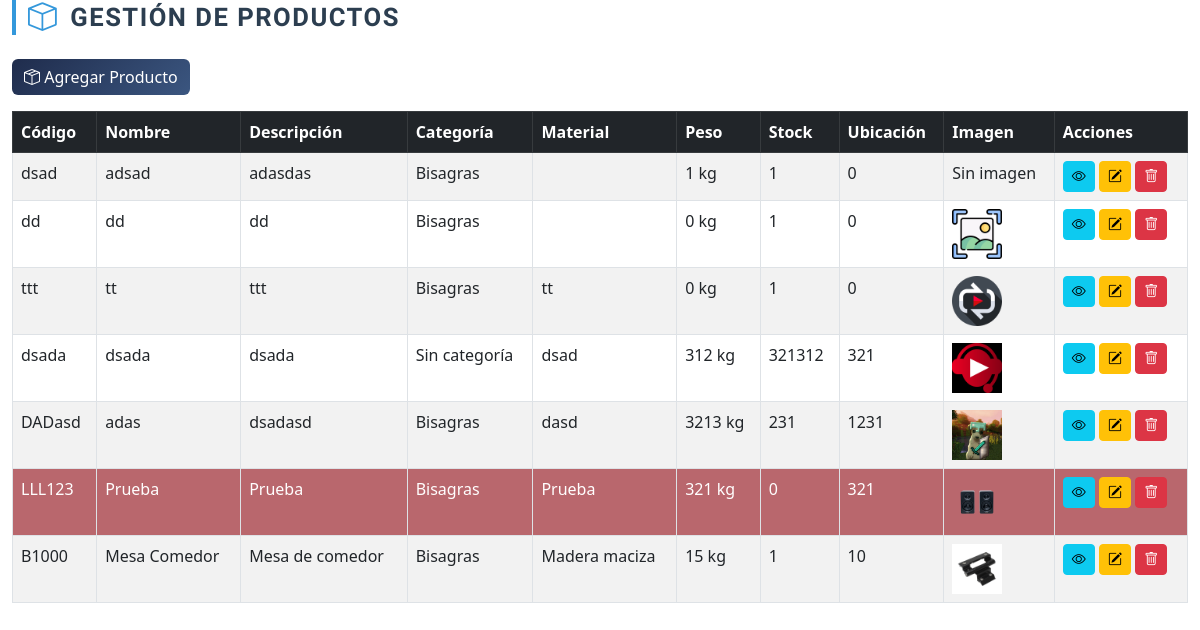
The page /modulos/productos.php on the database its author committed.
### tables this page shows
CREATE TABLE `productos` (
  `id_prod` int(11) NOT NULL,
  `codigo_prod` varchar(100) NOT NULL,
  `nombre_prod` varchar(300) NOT NULL,
  `descripcion_prod` varchar(500) NOT NULL,
  `materia_prod` varchar(300) NOT NULL,
  `stock_prod` int(11) NOT NULL,
  `ubicacion_prod` int(11) NOT NULL,
  `peso_prod` double NOT NULL,
  `imagen_prod` varchar(255) DEFAULT NULL,
  `categoria_id` int(11) DEFAULT NULL
);

CREATE TABLE `categorias` (
  `id_categ` int(11) NOT NULL,
  `codigo_categ` varchar(50) NOT NULL,
  `nombre_categ` varchar(100) NOT NULL,
  `descripcion_categ` text NOT NULL
);

### modulos/productos.php (the view, shortened to what this page needs)
<?php
include('./db/conexion.php');
?>
<!DOCTYPE html>
<html lang="es">
<head>
    <link href="https://cdn.jsdelivr.net/npm/bootstrap@5.3.0/dist/css/bootstrap.min.css" rel="stylesheet">
    <link rel="stylesheet" href="https://cdn.jsdelivr.net/npm/bootstrap-icons@1.10.5/font/bootstrap-icons.css">
</head>
<body>
    <div class="container-fluid">
        <h2 class="modern-title mb-4">
            <i class="bi bi-box"></i>Gestión de Productos
        </h2>
        <button type="button" class="btn mb-3" data-bs-toggle="modal" data-bs-target="#modalAgregarProducto"
            style="background: linear-gradient(135deg, #1f2c4c 0%, #3b5680 100%); border: none; color: white;">
            <i class="bi bi-box-seam"></i> Agregar Producto
        </button>
        <div class="table-responsive">
            <table class="table table-bordered table-striped">
                <thead class="table-dark">
                    <tr>
                        <th>Código</th>
                        <th>Nombre</th>
                        <th>Descripción</th>
                        <th>Categoría</th>
                        <th>Material</th>
                        <th>Peso</th>
                        <th>Stock</th>
                        <th>Ubicación</th>
                        <th>Imagen</th>
                        <th>Acciones</th>
                    </tr>
                </thead>
                <tbody>
                    <?php
                    $consulta = "
                    SELECT p.*, c.nombre_categ
                    FROM productos p
                    LEFT JOIN categorias c ON p.categoria_id = c.id_categ
                    ORDER BY p.id_prod DESC
                    ";
                    $resultado = $conexion->query($consulta);
                    if ($resultado && $resultado->num_rows > 0) {
                        while ($fila = $resultado->fetch_assoc()):
                            ?>
                            <tr data-producto-id="<?= $fila['id_prod'] ?>"
                                class="<?= ($fila['stock_prod'] === '0' || $fila['stock_prod'] === 0) ? 'fila-stock-cero' : '' ?>">
                                <td><?= htmlspecialchars($fila['codigo_prod']) ?></td>
                                <td><?= htmlspecialchars($fila['nombre_prod']) ?></td>
                                <td><?= htmlspecialchars($fila['descripcion_prod']) ?></td>
                                <td><?= htmlspecialchars($fila['nombre_categ'] ?? 'Sin categoría') ?></td>
                                <td><?= htmlspecialchars($fila['materia_prod']) ?></td>
                                <td><?= htmlspecialchars($fila['peso_prod']) ?> kg</td>
                                <td><?= htmlspecialchars($fila['stock_prod']) ?></td>
                                <td><?= htmlspecialchars($fila['ubicacion_prod']) ?></td>
                                <td>
                                    <?php if (!empty($fila['imagen_prod'])): ?>
                                        <img src="./img/<?= htmlspecialchars($fila['imagen_prod']) ?>" alt="Imagen"
                                            style="max-width: 50px;">
                                    <?php else: ?>
                                        Sin imagen
                                    <?php endif; ?>
                                </td>
                                <td>
                                    <button class="btn btn-sm btn-info btn-ver" data-bs-toggle="modal"
                                        data-bs-target="#modalVerProducto" data-id="<?= $fila['id_prod'] ?>"
                                        data-codigo="<?= htmlspecialchars($fila['codigo_prod']) ?>"
                                        data-nombre="<?= htmlspecialchars($fila['nombre_prod']) ?>"
                                        data-descripcion="<?= htmlspecialchars($fila['descripcion_prod']) ?>"
                                        data-materia="<?= htmlspecialchars($fila['materia_prod']) ?>"
                                        data-peso="<?= htmlspecialchars($fila['peso_prod']) ?>"
                                        data-stock="<?= htmlspecialchars($fila['stock_prod']) ?>"
                                        data-ubicacion="<?= htmlspecialchars($fila['ubicacion_prod']) ?>"
                                        data-imagen="<?= htmlspecialchars($fila['imagen_prod']) ?>"
                                        data-categoria="<?= htmlspecialchars($fila['nombre_categ'] ?? 'Sin categoría') ?>"
                                        data-categoria-id="<?= $fila['categoria_id'] ?>">
                                        <i class="bi bi-eye"></i>
                                    </button>
                                    <button class="btn btn-sm btn-warning btn-editar" data-bs-toggle="modal"
                                        data-bs-target="#modalEditarProducto" data-id="<?= $fila['id_prod'] ?>"
                                        data-codigo="<?= htmlspecialchars($fila['codigo_prod']) ?>"
                                        data-nombre="<?= htmlspecialchars($fila['nombre_prod']) ?>"
                                        data-descripcion="<?= htmlspecialchars($fila['descripcion_prod']) ?>"
                                        data-materia="<?= htmlspecialchars($fila['materia_prod']) ?>"
                                        data-peso="<?= htmlspecialchars($fila['peso_prod']) ?>"
                                        data-stock="<?= htmlspecialchars($fila['stock_prod']) ?>"
                                        data-ubicacion="<?= htmlspecialchars($fila['ubicacion_prod']) ?>"
                                        data-imagen="<?= htmlspecialchars($fila['imagen_prod']) ?>"
                                        data-categoria-id="<?= $fila['categoria_id'] ?>"
                                        data-categoria="<?= htmlspecialchars($fila['nombre_categ'] ?? 'Sin categoría') ?>">
                                        <i class="bi bi-pencil-square"></i>
                                    </button>
                                    <button class="btn btn-sm btn-danger btn-eliminar" data-bs-toggle="modal"
                                        data-bs-target="#modalEliminarProducto" data-id="<?= $fila['id_prod'] ?>"
                                        data-nombre="<?= htmlspecialchars($fila['nombre_prod']) ?>">
                                        <i class="bi bi-trash"></i>
                                    </button>
                                </td>
                            </tr>
                            <?php
                        endwhile;
                    } else {
                        echo "<tr><td colspan='11' class='text-center'>No hay productos registrados</td></tr>";
                    }
                    ?>
                </tbody>
            </table>
        </div>
    </div>
</body>
</html>

### modulos/productos.php (style rules this page uses)
.table img { max-width: 50px; max-height: 50px; width: auto; height: auto; object-fit: contain; }
.modern-title { font-family: 'Nunito Sans', sans-serif; font-weight: 600; font-size: 1.6rem; color: #2c3e50; display: flex; align-items: center; gap: 0.75rem; text-transform: uppercase; letter-spacing: 1.5px; border-left: 4px solid #3498db; padding-left: 12px; transition: color 0.3s ease; }
.modern-title i { font-size: 1.8rem; color: #3498db; transition: color 0.3s ease, transform 0.3s ease; }
tr.fila-stock-cero td { background-color: rgba(185, 103, 109, 1) !important; color: #fffefeff !important; }

### rows shown on the page
productos: codigo_prod "dsad", nombre_prod "adsad", descripcion_prod "adasdas", categoria.nombre_categ "Bisagras", peso_prod "1", stock_prod "1", ubicacion_prod "0", imagen_prod "Sin imagen"
productos: codigo_prod "dd", nombre_prod "dd", descripcion_prod "dd", categoria.nombre_categ "Bisagras", peso_prod "0", stock_prod "1", ubicacion_prod "0", imagen_prod (picture)
productos: codigo_prod "ttt", nombre_prod "tt", descripcion_prod "ttt", categoria.nombre_categ "Bisagras", materia_prod "tt", peso_prod "0", stock_prod "1", ubicacion_prod "0", imagen_prod (picture)
productos: codigo_prod "dsada", nombre_prod "dsada", descripcion_prod "dsada", nombre_categ "Sin categoría", materia_prod "dsad", peso_prod "312", stock_prod "321312", ubicacion_prod "321", imagen_prod (picture)
productos: codigo_prod "DADasd", nombre_prod "adas", descripcion_prod "dsadasd", categoria.nombre_categ "Bisagras", materia_prod "dasd", peso_prod "3213", stock_prod "231", ubicacion_prod "1231", imagen_prod (picture)
productos: codigo_prod "LLL123", nombre_prod "Prueba", descripcion_prod "Prueba", categoria.nombre_categ "Bisagras", materia_prod "Prueba", peso_prod "321", stock_prod "0", ubicacion_prod "321", imagen_prod (picture)
productos: codigo_prod "B1000", nombre_prod "Mesa Comedor", descripcion_prod "Mesa de comedor", categoria.nombre_categ "Bisagras", materia_prod "Madera maciza", peso_prod "15", stock_prod "1", ubicacion_prod "10", imagen_prod (picture)
